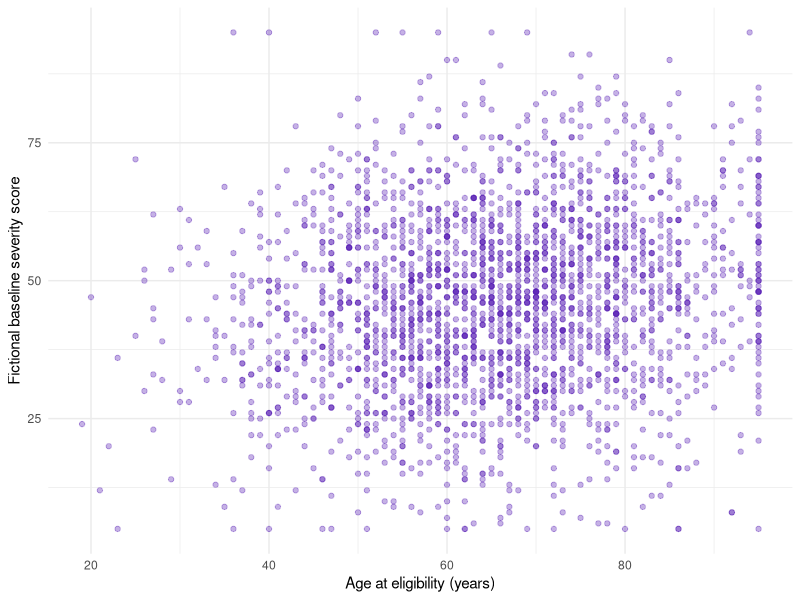
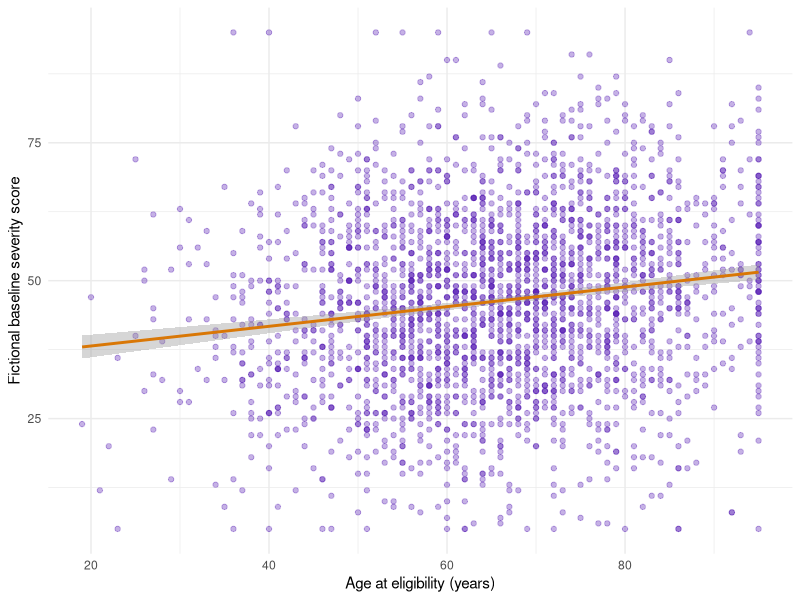
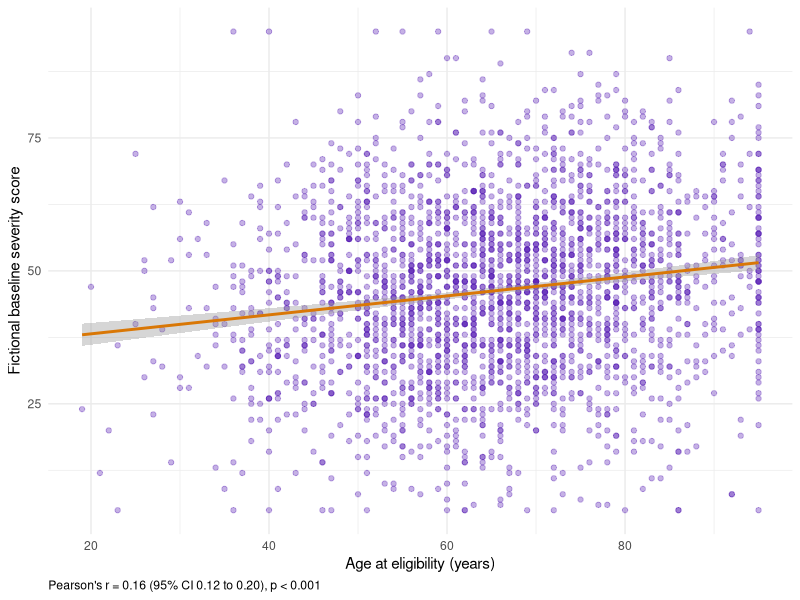

Source code (R) for these figures, in order:
## ---- chunk 1
library(tidyverse)
library(broom)
theme_set(theme_minimal())

rwe <- read_csv("data/topic04_synthetic.csv", show_col_types = FALSE)
## ---- chunk 2
glimpse(rwe)

correlation_data <- rwe |>
  select(patient_id, age_years, baseline_severity_score) |>
  filter(!is.na(age_years), !is.na(baseline_severity_score))

tibble(
  stage = c("Original data", "Complete analysis data"),
  observations = c(nrow(rwe), nrow(correlation_data))
)
## ---- chunk 3
age_severity_plot <- correlation_data |>
  ggplot(aes(x = age_years, y = baseline_severity_score)) +
  geom_point(alpha = 0.35, colour = "#5b21b6") +
  labs(
    x = "Age at eligibility (years)",
    y = "Fictional baseline severity score"
  )

age_severity_plot
## ---- chunk 4
age_severity_plot <- age_severity_plot +
  geom_smooth(method = "lm", se = TRUE, colour = "#d97706")

age_severity_plot
## ---- chunk 5
pearson_r <- cor(
  correlation_data$age_years,
  correlation_data$baseline_severity_score,
  method = "pearson"
)
pearson_r

age_severity_test <- cor.test(
  correlation_data$age_years,
  correlation_data$baseline_severity_score,
  method = "pearson"
)
age_severity_test
## ---- chunk 6
age_severity_test$estimate
age_severity_test$conf.int
age_severity_test$p.value

correlation_result <- tidy(age_severity_test)
correlation_result
## ---- chunk 7
correlation_caption <- with(
  correlation_result,
  sprintf(
    "Pearson's r = %.2f (95%% CI %.2f to %.2f), p %s",
    estimate,
    conf.low,
    conf.high,
    if_else(p.value < 0.001, "< 0.001", paste0("= ", format.pval(p.value, digits = 3)))
  )
)

final_plot <- age_severity_plot +
  labs(caption = correlation_caption) +
  theme(plot.caption = element_text(hjust = 0))

final_plot
